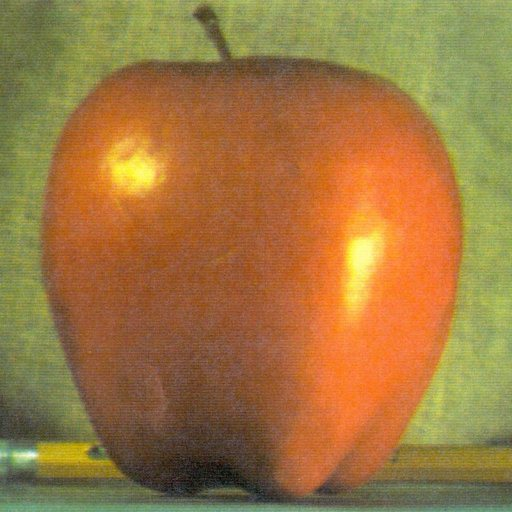
#> input picture Assignment01/apple.jpg, 512 x 512 px, given in place of apple1.png, which was not available
$ python as01.py
#> lines starting #> are read from the running program, lines starting #| are printed output that depends on the picture; pictures that were not available may be replaced by others from this repository, and a replacement may not be noted
# Image Blending
import cv2 as cv
import numpy as np,sys

apple = cv.imread('C:/Users/sahit/OneDrive/Desktop/CS_grad/CV/apple1.png')
#> apple is the input picture: shape (512, 512, 3); mean B, G, R 64.8, 119.7, 159.1
orange = cv.imread('C:/Users/sahit/OneDrive/Desktop/CS_grad/CV/orange1.png')
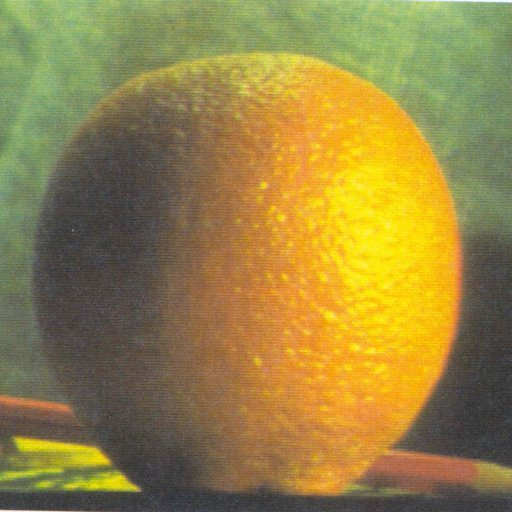
#> input picture Assignment01/orange.jpg, 512 x 512 px, given in place of orange1.png, which was not available
#> orange is the input picture: shape (512, 512, 3); mean B, G, R 69.2, 131.8, 150.2
mask = cv.imread('C:/Users/sahit/OneDrive/Desktop/CS_grad/CV/mask.jpg')
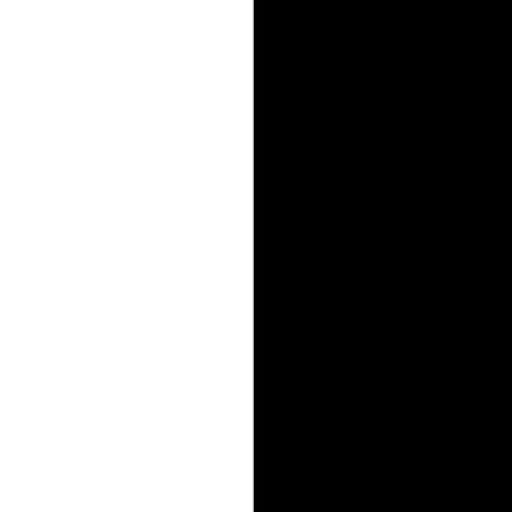
#> input picture Assignment01/mask.jpg, 512 x 512 px, found by its file name
#> mask is the input picture: shape (512, 512, 3); min 0, max 255, mean 126.3

print("APPLE: [rows, columns, channel]", apple.shape)
#| APPLE: [rows, columns, channel] (512, 512, 3)
print("ORANGE: [rows, columns, channel]",orange.shape)
#| ORANGE: [rows, columns, channel] (512, 512, 3)
print("Mask: [rows, columns, channel]", mask.shape)
#| Mask: [rows, columns, channel] (512, 512, 3)

#merge half of apple & orange images
apple_orange = np.hstack((apple[:, :206], orange[:, 206:]))
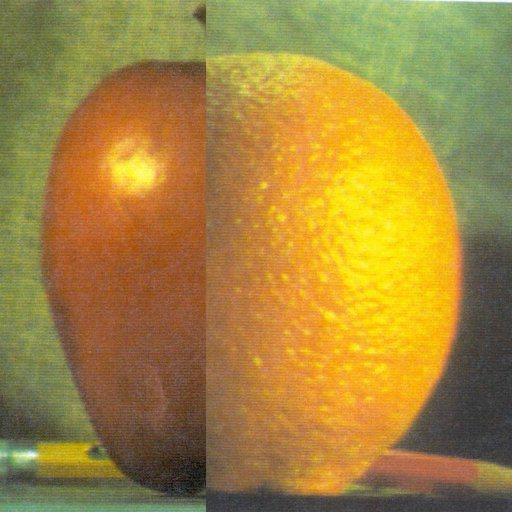
#> apple_orange: shape (512, 512, 3); mean B, G, R 62.1, 133.2, 163

#Generate gaussian pyramid for apple
apple_copy = apple.copy()
gp_apple = [apple_copy]
for i in range(5):
    apple_copy = cv.pyrDown(apple_copy)
    gp_apple.append(apple_copy)
#> after the loop, gp_apple = 6 items

#Generate gaussian pyramid for orange
orange_copy = orange.copy()
gp_orange = [orange_copy]
for i in range(5):
    orange_copy = cv.pyrDown(orange_copy)
    gp_orange.append(orange_copy)
#> after the loop, gp_orange = 6 items

#Generate gaussian pyramid for mask
mask_copy = mask.copy()
gp_mask = [mask_copy]
for i in range(5):
    mask_copy = cv.pyrDown(mask_copy)
    gp_mask.append(np.float32(mask_copy))
#> after the loop, gp_mask = 6 items

#Calculate Laplacian pyramid for apple
apple_copy = gp_apple[5]
lp_apple = [apple_copy]
for i in range(5, 0, -1):
    size = (gp_apple[i-1].shape[1], gp_apple[i-1].shape[0])
    gaussian_expanded = cv.pyrUp(gp_apple[i], dstsize=size)
    laplacian = cv.subtract(gp_apple[i-1], gaussian_expanded)
    lp_apple.append(laplacian)
#> after the loop, lp_apple = 6 items

#Calculate Laplacian pyramid for orange
orange_copy = gp_orange[5]
lp_orange = [orange_copy]
for i in range(5, 0, -1):
    size = (gp_apple[i-1].shape[1], gp_apple[i-1].shape[0])
    gaussian_expanded = cv.pyrUp(gp_orange[i], dstsize=size)
    laplacian = cv.subtract(gp_orange[i-1], gaussian_expanded)
    lp_orange.append(laplacian)
#> this loop made 5 passes
#> pass 1, `laplacian = cv.subtract(gp_orange[i-1], gaussian_expanded)`:
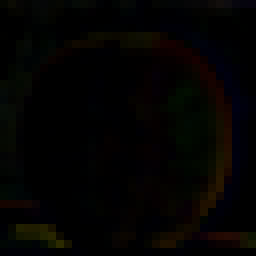
#> laplacian: shape (32, 32, 3) (shown 8 times larger); mean of channels 0, 1, 2 1.7, 2.8, 3.8; drawn as B, G, R
#> pass 2, `gaussian_expanded = cv.pyrUp(gp_orange[i], dstsize=size)`:
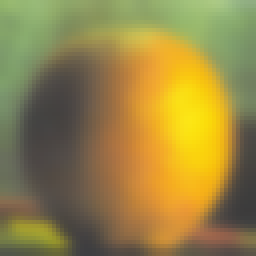
#> gaussian_expanded: shape (64, 64, 3) (shown 4 times larger); mean of channels 0, 1, 2 69.6, 132.9, 151.1; drawn as B, G, R
#> after the loop, lp_orange = 6 items

#Blend two images according to the mask
apple_orange_pyramid = []
gp_mask.reverse()
for apple_lap, orange_lap, mask in zip(lp_apple, lp_orange, gp_mask):
    ap_or = orange_lap * mask + apple_lap * (1.0 - mask)
    apple_orange_pyramid.append(ap_or)
    cv.imshow(str(i), ap_or)
    cv.waitKey(1000)
#> this loop made 6 passes
#> pass 3, `ap_or = orange_lap * mask + apple_lap * (1.0 - mask)`:
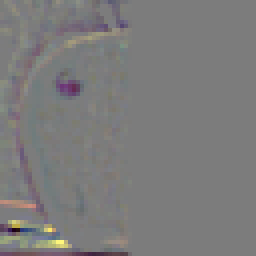
#> ap_or: shape (64, 64, 3) float32 (shown 4 times larger); mean of channels 0, 1, 2 -88.1, -75.1, 14.9; drawn with min black and max white
#> after the loop, apple_orange_pyramid = 6 items

# #reconstruct image
laplacian_top = apple_orange_pyramid[0]
for i in range(0, 5):
    #size = (apple_orange_pyramid[i].shape[1], apple_orange_pyramid[i].shape[0])
    laplacian_expanded = cv.pyrUp(laplacian_top)
#> (the run stopped early here; a loop or call above may not have finished)
